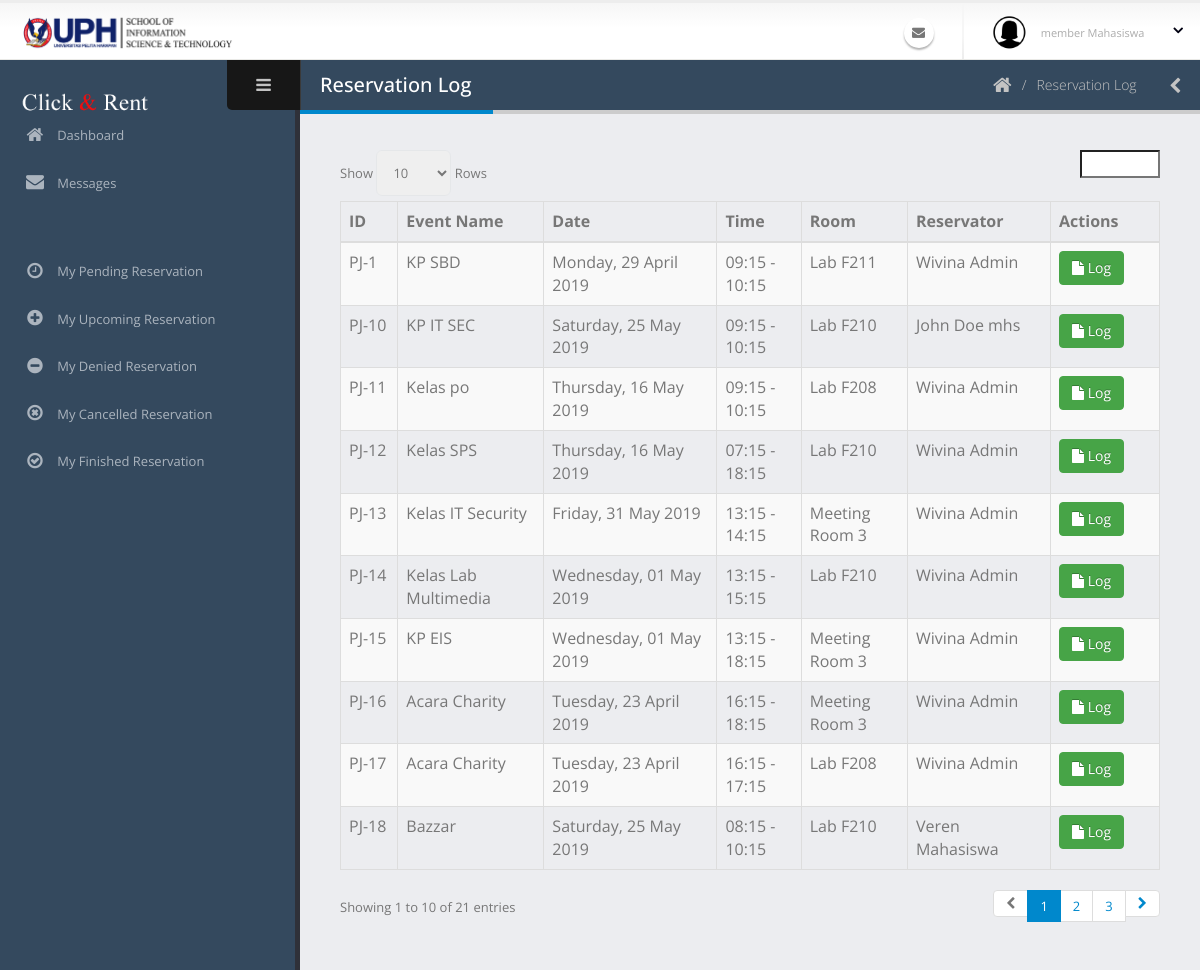
The page /admin/logPeminjaman.php on the database its author committed.
### tables this page shows
CREATE TABLE `peminjaman` (
  `id_peminjaman` varchar(40) NOT NULL COMMENT 'PJ-0',
  `tanggal_peminjaman` date NOT NULL,
  `id_ruangan` varchar(40) NOT NULL,
  `waktu_mulai` time NOT NULL,
  `waktu_selesai` time NOT NULL,
  `id_pengguna` varchar(40) NOT NULL,
  `acara` varchar(70) NOT NULL,
  `jumlah_peserta` int(11) NOT NULL,
  `id_kategoriAcara` int(11) NOT NULL,
  `deskripsi_acara` text NOT NULL,
  `status_peminjaman` int(11) NOT NULL COMMENT '0:TUNGGU APPROVE, 1:APPROVED, 3:SELESAI, 4:TIDAK APPROVE 5:DIBATALKAN 6:TIMEOUT',
  `user_add` varchar(40) NOT NULL,
  `waktu_add` datetime NOT NULL,
  `user_edit` varchar(40) NOT NULL,
  `waktu_edit` datetime NOT NULL,
  `user_delete` varchar(40) NOT NULL,
  `waktu_delete` datetime NOT NULL,
  `status_delete` int(11) NOT NULL
);

CREATE TABLE `ruangan` (
  `id_ruangan` varchar(40) NOT NULL COMMENT 'R-0',
  `nama_ruangan` varchar(60) NOT NULL,
  `jenis_ruangan` int(11) NOT NULL COMMENT '1:LABORATORY, 2: MEETING ROOM',
  `gedung_lantai` varchar(20) NOT NULL,
  `kapasitas` int(11) NOT NULL,
  `deskripsi` text NOT NULL,
  `user_add` varchar(40) NOT NULL,
  `waktu_add` datetime NOT NULL,
  `user_edit` varchar(40) NOT NULL,
  `waktu_edit` datetime NOT NULL,
  `user_delete` varchar(40) NOT NULL,
  `waktu_delete` datetime NOT NULL,
  `status_delete` int(11) NOT NULL
);

CREATE TABLE `pengguna` (
  `id_pengguna` varchar(40) NOT NULL COMMENT 'USER-0',
  `email` varchar(50) NOT NULL,
  `kata_sandi` text NOT NULL,
  `nama_lengkap` varchar(60) NOT NULL,
  `jenis_kelamin` char(1) NOT NULL,
  `tanggal_lahir` date NOT NULL,
  `alamat` text NOT NULL,
  `no_hp` varchar(20) NOT NULL,
  `tanggal_masuk` date NOT NULL,
  `status_pengguna` int(11) NOT NULL COMMENT '1: SUPER ADMIN, 2: ADMIN, 3: MEMBER DOSEN, 4:MEMBER MAHASISWA',
  `status_daftar` int(11) NOT NULL COMMENT '0 =TIDAK AKTIF, 1=MENUNGGU APPROVE, 2=AKTIF, 3=DITOLAK',
  `user_add` varchar(40) NOT NULL,
  `waktu_add` datetime NOT NULL,
  `user_edit` varchar(40) NOT NULL,
  `waktu_edit` datetime NOT NULL,
  `user_delete` varchar(40) NOT NULL,
  `waktu_delete` datetime NOT NULL,
  `status_delete` int(11) NOT NULL
);

### admin/logPeminjaman.php (the view, shortened to what this page needs)
<?php include('../koneksi.php'); ?>
<?php include('req/head.php');?>
<?php include('req/header.php');?>
<?php include('req/leftbar.php');?>
	<section role="main" class="content-body">
		<header class="page-header">
			<h2>Reservation Log</h2>
			<div class="right-wrapper pull-right">
				<ol class="breadcrumbs">
					<li>
						<a href="index.php">
							<i class="fa fa-home"></i>
						</a>
					</li>
                    <li><span>Reservation Log</span></li>
				</ol>
				<a class="sidebar-right-toggle" data-open="sidebar-right"><i class="fa fa-chevron-left"></i></a>
			</div>
		</header>
        <div class="table-responsive">
            <table class="table table-bordered table-striped mb-none" id="datatable-default">
                <thead>
                    <tr>
                        <th>ID</th>
                        <th>Event Name</th>
                        <th>Date</th>
                        <th>Time</th>
                        <th>Room</th>
                        <th>Reservator</th>
                        <th>Actions</th>
                    </tr>
                </thead>
                <tbody>
                <?php
                        $query = mysqli_query($koneksi, "SELECT * FROM peminjaman join ruangan join pengguna on ruangan.id_ruangan = peminjaman.id_ruangan AND pengguna.id_pengguna=peminjaman.id_pengguna ORDER BY peminjaman.waktu_edit DESC");
if(mysqli_num_rows($query)==0){
    ?>
    <td colspan="7" style="text-align:center"><br><b>No Data</b></td>
<?php
}else{
                        while($data=mysqli_fetch_array($query)){
                            $time = $data['tanggal_peminjaman'];
                            $times = date("l, d F Y",strtotime($time));
                            $mulai = date("H:i",strtotime($data['waktu_mulai']));
                            $selesai = date("H:i",strtotime($data['waktu_selesai']));
                        ?>
                    <tr>
                        <td><?php echo $data['id_peminjaman'] ?></td>
                        <td><?php echo $data['acara'] ?></td>
                        <td><?php echo $times ?></td>
                        <td><?php echo $mulai . " - " . $selesai ?></td>
                        <td><?php echo $data['nama_ruangan'] ?></td>
                        <td><?php echo $data['nama_lengkap'] ?></td>
                        <td>
                           <a href="lihatLog.php?id=<?php echo $data['id_peminjaman'] ?>" class="btn btn-success"><i class='fa fa-file'></i> Log</a>
                        </td>
                    </tr>
                    <?php }} ?>
                </tbody>
            </table>
        </div>
<?php include('req/endtitle.php');?>
<?php include('req/script.php');?>

### admin/assets/stylesheets/skins/default.css (style rules this page uses)
a, .btn-link { color: #0088cc; }
body .btn-success { color: #ffffff; text-shadow: 0 -1px 0 rgba(0, 0, 0, 0.25); background-color: #47a447; border-color: #47a447; }
.page-header h2 { border-bottom-color: #0088cc; }

### rows shown on the page
peminjaman: id_peminjaman "PJ-17", acara "Acara Charity", tanggal_peminjaman "Tuesday, 23 April 2019", waktu_mulai "16:15", waktu_selesai "17:15", id_ruangan.nama_ruangan "Lab F208", id_pengguna.nama_lengkap "Wivina Admin"
peminjaman: id_peminjaman "PJ-16", acara "Acara Charity", tanggal_peminjaman "Tuesday, 23 April 2019", waktu_mulai "16:15", waktu_selesai "18:15", id_ruangan.nama_ruangan "Meeting Room 3", id_pengguna.nama_lengkap "Wivina Admin"
peminjaman: id_peminjaman "PJ-13", acara "Kelas IT Security", tanggal_peminjaman "Friday, 31 May 2019", waktu_mulai "13:15", waktu_selesai "14:15", id_ruangan.nama_ruangan "Meeting Room 3", id_pengguna.nama_lengkap "Wivina Admin"
peminjaman: id_peminjaman "PJ-1", acara "KP SBD", tanggal_peminjaman "Monday, 29 April 2019", waktu_mulai "09:15", waktu_selesai "10:15", id_ruangan.nama_ruangan "Lab F211", id_pengguna.nama_lengkap "Wivina Admin"
peminjaman: id_peminjaman "PJ-10", acara "KP IT SEC", tanggal_peminjaman "Saturday, 25 May 2019", waktu_mulai "09:15", waktu_selesai "10:15", id_ruangan.nama_ruangan "Lab F210", id_pengguna.nama_lengkap "John Doe mhs"
peminjaman: id_peminjaman "PJ-11", acara "Kelas po", tanggal_peminjaman "Thursday, 16 May 2019", waktu_mulai "09:15", waktu_selesai "10:15", id_ruangan.nama_ruangan "Lab F208", id_pengguna.nama_lengkap "Wivina Admin"
peminjaman: id_peminjaman "PJ-12", acara "Kelas SPS", tanggal_peminjaman "Thursday, 16 May 2019", waktu_mulai "07:15", waktu_selesai "18:15", id_ruangan.nama_ruangan "Lab F210", id_pengguna.nama_lengkap "Wivina Admin"
peminjaman: id_peminjaman "PJ-14", acara "Kelas Lab Multimedia", tanggal_peminjaman "Wednesday, 01 May 2019", waktu_mulai "13:15", waktu_selesai "15:15", id_ruangan.nama_ruangan "Lab F210", id_pengguna.nama_lengkap "Wivina Admin"
peminjaman: id_peminjaman "PJ-15", acara "KP EIS", tanggal_peminjaman "Wednesday, 01 May 2019", waktu_mulai "13:15", waktu_selesai "18:15", id_ruangan.nama_ruangan "Meeting Room 3", id_pengguna.nama_lengkap "Wivina Admin"
peminjaman: id_peminjaman "PJ-18", acara "Bazzar", tanggal_peminjaman "Saturday, 25 May 2019", waktu_mulai "08:15", waktu_selesai "10:15", id_ruangan.nama_ruangan "Lab F210", id_pengguna.nama_lengkap "Veren Mahasiswa"

### other values the page prints
$stat "member Mahasiswa"
